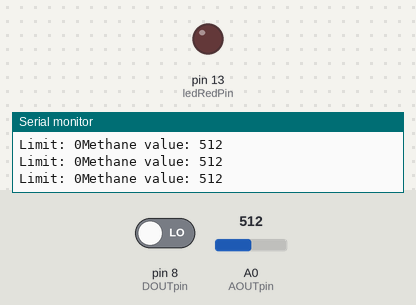
Bench run of a sketch on a simulated Arduino Uno, built with avr-gcc and run on an emulated ATmega328P. Parts: output pins drawn as LEDs (lit = HIGH), the last lines printed to the serial monitor. Inputs (shaded band) come from the test bench; at power-on: pin 8 (DOUTpin) LOW, A0 (AOUTpin) = 512.

Above: at 1.2 s.
1.3 s: pin 8 (DOUTpin) driven HIGH
At 2.6 s:
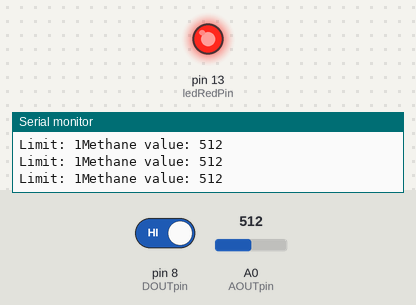
2.9 s: pin 8 (DOUTpin) driven LOW
At 4.2 s:
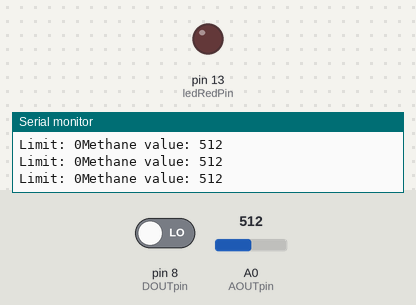
Timing chart, 0 to 5.9 s (numbered marks = the images above; inputs shaded):
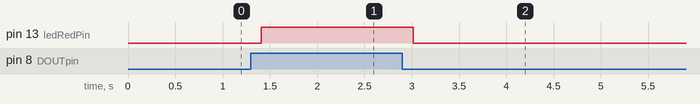

Measured:
- after the input at 1.3 s, pin 13 (ledRedPin): LOW → HIGH after 0.11 s
- after the input at 2.9 s, pin 13 (ledRedPin): HIGH → LOW after 0.12 s

The sketch:

methane_sensor.ino
```cpp
/* MQ-4 Methane Sensor Circuit with Arduino */

const int AOUTpin=0;//the AOUT pin of the methane sensor goes into analog pin A0 of the arduino
const int DOUTpin=8;//the DOUT pin of the methane sensor goes into digital pin D8 of the arduino
const int ledRedPin=13;//the anode of the LED connects to digital pin D13 of the arduino
const int ledGreenPin=9;

int limit;
int value;

void setup() {
  Serial.begin(115200);//sets the baud rate
  pinMode(DOUTpin, INPUT);//sets the pin as an input to the arduino
  pinMode(ledRedPin, OUTPUT);//sets the pin as an output of the arduino
}

void loop()
{
  value= analogRead(AOUTpin);//reads the analaog value from the methane sensor's AOUT pin
  limit= digitalRead(DOUTpin);//reads the digital value from the methane sensor's DOUT pin
  Serial.print("Methane value: ");
  Serial.println(value);//prints the methane value
  Serial.print("Limit: ");
  Serial.print(limit);//prints the limit reached as either LOW or HIGH (above or underneath)
  delay(100);
  if (limit == HIGH){
    digitalWrite(ledRedPin, HIGH);//if limit has been reached, LED turns on as status indicator
    digitalWrite(ledGreenPin, LOW);//if limit has been reached, LED turns on as status indicator
    // switching them for James
    // digitalWrite(ledRedPin, LOW);//if threshold not reached, LED remains off
    // digitalWrite(ledGreenPin, HIGH);//if threshold not reached, LED remains off
  }
  else{
    digitalWrite(ledRedPin, LOW);//if threshold not reached, LED remains off
    digitalWrite(ledGreenPin, HIGH);//if threshold not reached, LED remains off

  }
}
```
